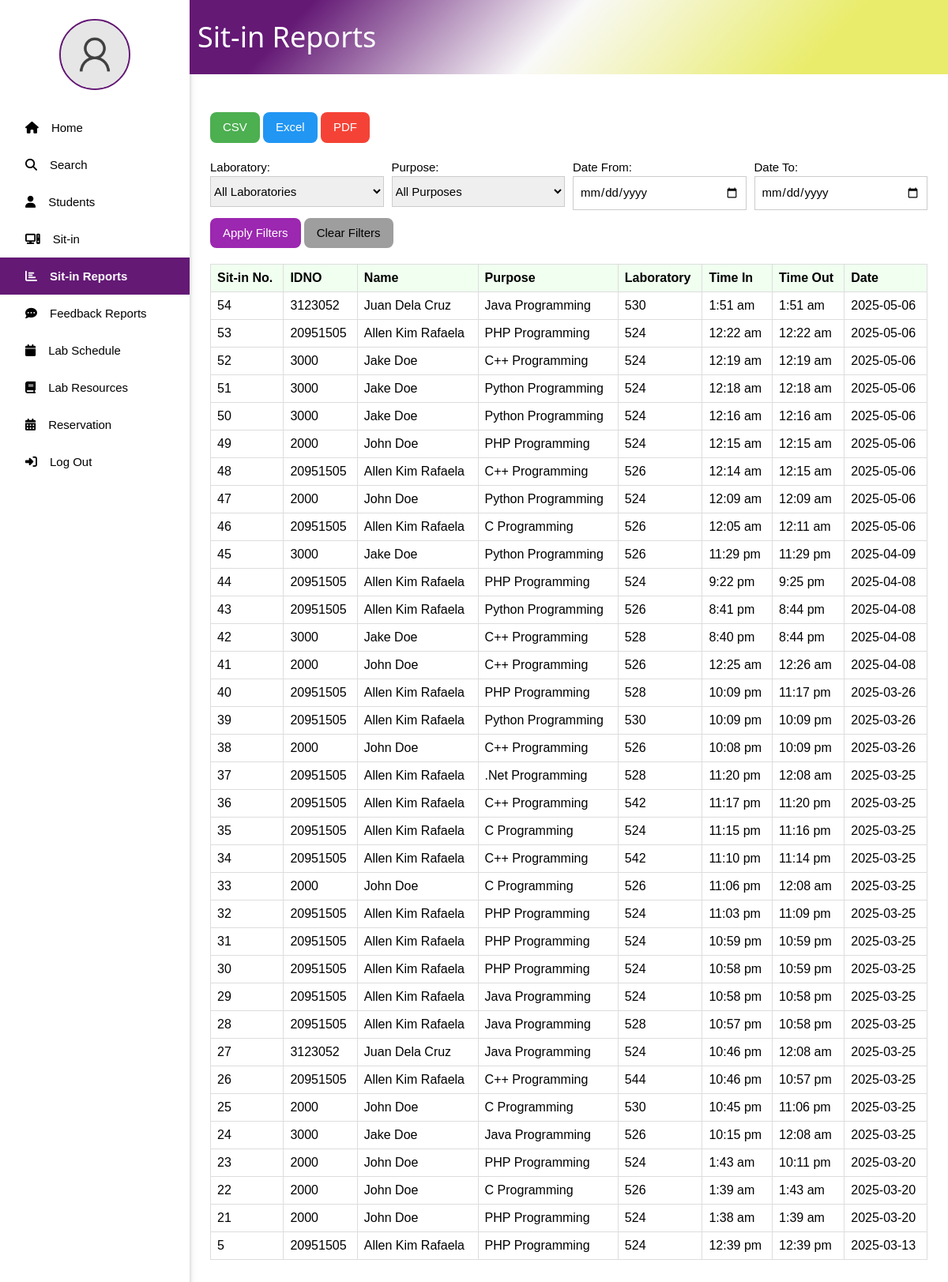
/SitinReports.php (signed in), run on an earlier commit of the app's database.
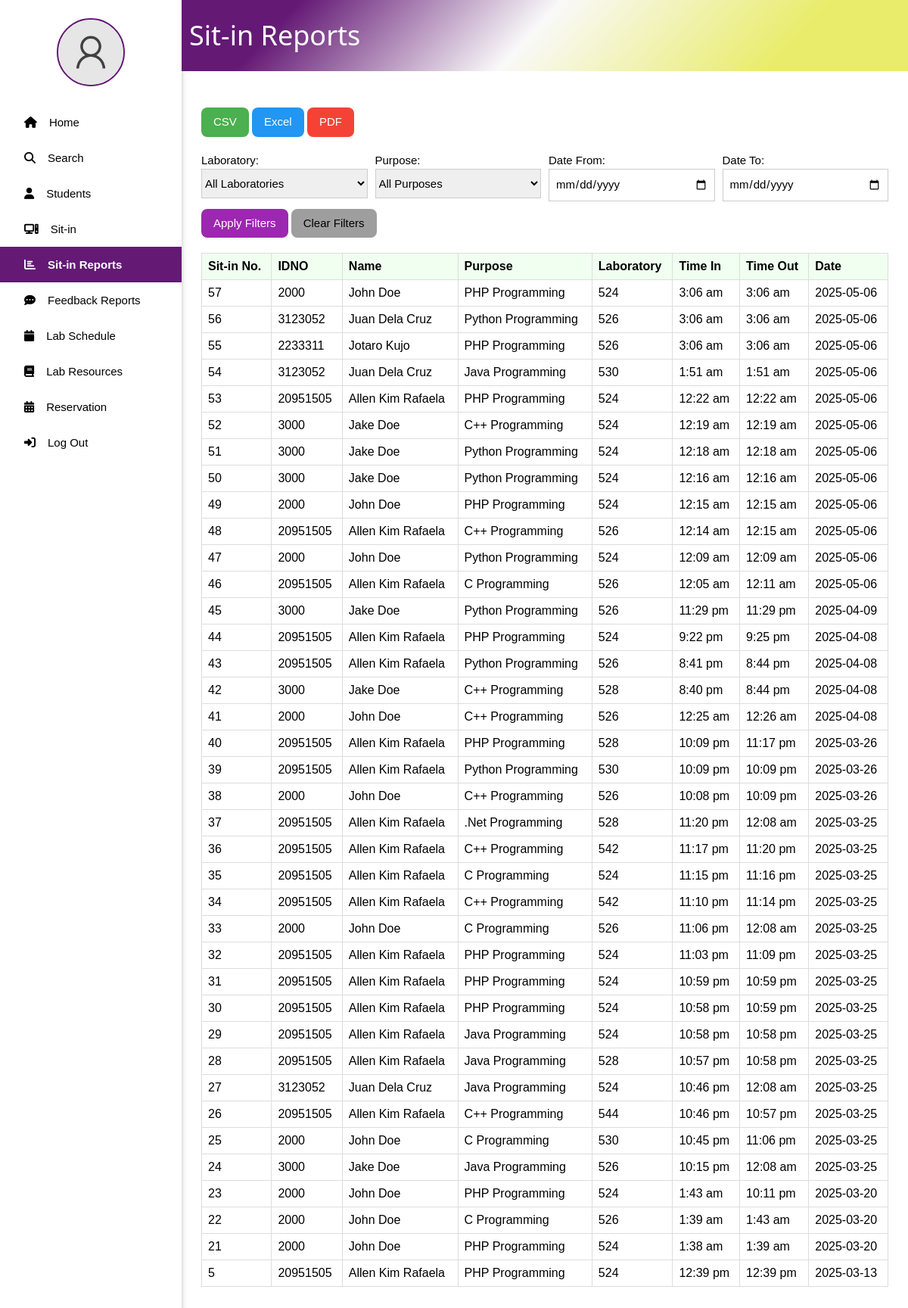
And on a later commit of the database.
### tables this page shows
CREATE TABLE `sitin_records` (
  `ID` int(11) NOT NULL,
  `IDNO` int(11) NOT NULL,
  `PURPOSE` varchar(255) NOT NULL,
  `LABORATORY` varchar(255) NOT NULL,
  `TIME_IN` datetime NOT NULL DEFAULT current_timestamp(),
  `TIME_OUT` datetime DEFAULT NULL
);

CREATE TABLE `user` (
  `ID` int(11) NOT NULL,
  `IDNO` int(11) NOT NULL,
  `LASTNAME` varchar(30) NOT NULL,
  `FIRSTNAME` varchar(30) NOT NULL,
  `MIDDLENAME` varchar(30) DEFAULT NULL,
  `COURSE` varchar(30) NOT NULL,
  `YEAR_LEVEL` int(11) NOT NULL,
  `USERNAME` varchar(30) NOT NULL,
  `PASSWORD` varchar(255) NOT NULL,
  `PROFILE_PIC` varchar(255) NOT NULL DEFAULT 'images/default_pic.png',
  `SESSION_COUNT` int(11) DEFAULT 30,
  `POINTS` int(11) DEFAULT 0
);

### SitinReports.php (the view, shortened to what this page needs)
<?php
include 'connect.php';
$username = $_SESSION['user']['USERNAME'];
$sql_profile = "SELECT PROFILE_PIC FROM user WHERE USERNAME = ?";
$stmt_profile = $conn->prepare($sql_profile);
$stmt_profile->bind_param("s", $username);
$stmt_profile->execute();
$result_profile = $stmt_profile->get_result();
$user = $result_profile->fetch_assoc();
$date_from = isset($_GET['date_from']) ? $_GET['date_from'] : '';
$date_to = isset($_GET['date_to']) ? $_GET['date_to'] : '';
$sql_sitins = "SELECT sr.ID, u.IDNO, CONCAT(u.FIRSTNAME, ' ', u.LASTNAME) AS Name, sr.PURPOSE, sr.LABORATORY, sr.TIME_IN, sr.TIME_OUT
               FROM sitin_records sr
               JOIN user u ON sr.IDNO = u.IDNO
               WHERE 1=1";
$sql_sitins .= " ORDER BY sr.TIME_IN DESC";
$stmt_sitins = $conn->prepare($sql_sitins);
$stmt_sitins->execute();
$result_sitins = $stmt_sitins->get_result();
$sitin_records = [];
if ($result_sitins->num_rows > 0) {
    while ($row = $result_sitins->fetch_assoc()) {
        $sitin_records[] = $row;
    }
}
?>
<!DOCTYPE html>
<html lang="en">
<head>
    <link rel="stylesheet" href="w3.css">
    <link rel="stylesheet" href="side_nav.css">
</head>
<body>
    <div class="w3-sidebar w3-bar-block w3-collapse w3-card w3-animate-left" style="width:20%;" id="mySidebar">
        <div class="profile w3-center w3-margin w3-padding">
            <?php
            $profile_pic = isset($user['PROFILE_PIC']) ? $user['PROFILE_PIC'] : 'images/default_pic.png';
            ?>
            <img src="<?php echo htmlspecialchars($profile_pic); ?>" alt="profile_pic" style="width: 90px; height:90px; border-radius: 50%; border: 2px solid rgba(100,25,117,1);">
        </div>
        <a href="admin.php" class="w3-bar-item w3-button"><i class="fa-solid fa-house w3-padding"></i><span>Home</span></a>
        <a href="#" onclick="document.getElementById('searchModal').style.display='block'" class="w3-bar-item w3-button"><i class="fa-solid fa-magnifying-glass w3-padding"></i><span>Search</span></a>
        <a href="list.php" class="w3-bar-item w3-button"><i class="fa-solid fa-user w3-padding"></i><span>Students</span></a>
        <a href="currentSitin.php" class="w3-bar-item w3-button"><i class="fa-solid fa-computer w3-padding"></i><span>Sit-in</span></a>
        <a href="SitinReports.php" class="w3-bar-item w3-button active"><i class="fa-solid fa-chart-bar w3-padding"></i><span>Sit-in Reports</span></a>
        <a href="feedback_reports.php" class="w3-bar-item w3-button"><i class="fa-solid fa-comment-dots w3-padding"></i><span>Feedback Reports</span></a>
        <a href="lab_schedule.php" class="w3-bar-item w3-button"><i class="fa-solid fa-calendar w3-padding"></i><span>Lab Schedule</span></a>
        <a href="lab_resources.php" class="w3-bar-item w3-button"><i class="fa-solid fa-book w3-padding"></i><span>Lab Resources</span></a>
        <a href="reservation_management.php" class="w3-bar-item w3-button"><i class="fa-solid fa-calendar-days w3-padding"></i><span>Reservation</span></a>
        <a href="logout.php" class="w3-bar-item w3-button"><i class="fa-solid fa-right-to-bracket w3-padding"></i><span>Log Out</span></a>
    </div>
    <div style="margin-left:20%; z-index: 1; position: relative;">
        <div class="title_page w3-container" style="display: flex; align-items: center;">
            <h1 style="margin-left: 10px; color: #ffff;">Sit-in Reports</h1>
        </div>
        <div class="w3-container" style="margin: 5% 10px;">
            <div class="export-buttons">
                <?php
                $export_params = $_GET;
                $filter_query = http_build_query(array_merge($export_params, ['export' => 'csv']));
                $excel_query = http_build_query(array_merge($export_params, ['export' => 'xlsx']));
                $pdf_query = http_build_query(array_merge($export_params, ['export' => 'pdf']));
                ?>
                <a href="?<?php echo $filter_query; ?>" class="w3-button w3-green w3-round-large">CSV</a>
                <a href="?<?php echo $excel_query; ?>" class="w3-button w3-blue w3-round-large">Excel</a>
                <a href="?<?php echo $pdf_query; ?>" class="w3-button w3-red w3-round-large">PDF</a>
            </div>
            <form method="GET" class="filter-container">
                <div class="filter-item">
                    <label>Laboratory:</label>
                    <select name="laboratory" class="w3-select w3-border">
                        <option value="">All Laboratories</option>
                    </select>
                </div>
                <div class="filter-item">
                    <label>Purpose:</label>
                    <select name="purpose" class="w3-select w3-border">
                        <option value="">All Purposes</option>
                    </select>
                </div>
                <div class="filter-item">
                    <label>Date From:</label>
                    <input type="date" name="date_from" class="w3-input w3-border" value="<?php echo htmlspecialchars($date_from); ?>">
                </div>
                <div class="filter-item">
                    <label>Date To:</label>
                    <input type="date" name="date_to" class="w3-input w3-border" value="<?php echo htmlspecialchars($date_to); ?>">
                </div>
                <div class="filter-item" style="align-self: flex-end;">
                    <button type="submit" class="w3-button w3-purple w3-round-large">Apply Filters</button>
                    <a href="SitinReports.php" class="w3-button w3-gray w3-round-large">Clear Filters</a>
                </div>
            </form>
            <table class="sitin-table">
                <thead>
                    <tr>
                        <th>Sit-in No.</th>
                        <th>IDNO</th>
                        <th>Name</th>
                        <th>Purpose</th>
                        <th>Laboratory</th>
                        <th>Time In</th>
                        <th>Time Out</th>
                        <th>Date</th>
                    </tr>
                </thead>
                <tbody>
                    <?php if (count($sitin_records) > 0): ?>
                        <?php foreach ($sitin_records as $record): ?>
                            <tr>
                                <td><?php echo htmlspecialchars($record['ID']); ?></td>
                                <td><?php echo htmlspecialchars($record['IDNO']); ?></td>
                                <td><?php echo htmlspecialchars($record['Name']); ?></td>
                                <td><?php echo htmlspecialchars($record['PURPOSE']); ?></td>
                                <td><?php echo htmlspecialchars($record['LABORATORY']); ?></td>
                                <td><?php echo date("g:i a", strtotime($record['TIME_IN'])); ?></td>
                                <td><?php echo $record['TIME_OUT'] ? date("g:i a", strtotime($record['TIME_OUT'])) : 'Still Sitting-in'; ?></td>
                                <td><?php echo date("Y-m-d", strtotime($record['TIME_IN'])); ?></td>
                            </tr>
                        <?php endforeach; ?>
                    <?php else: ?>
                        <tr>
                            <td colspan="8">No sit-in records found.</td>
                        </tr>
                    <?php endif; ?>
                </tbody>
            </table>
        </div>
    </div>
</body>
</html>

### w3.css (style rules this page uses)
html { box-sizing:border-box }
*,*:before,*:after { box-sizing:inherit }
html { -ms-text-size-adjust:100%;-webkit-text-size-adjust:100% }
body { margin:0 }
a { background-color:transparent }
img { border-style:none }
button,input,select,textarea,optgroup { font:inherit;margin:0 }
button,input { overflow:visible }
button,select { text-transform:none }
button,[type=button],[type=reset],[type=submit] { -webkit-appearance:button }
html,body { font-family:Verdana,sans-serif;font-size:15px;line-height:1.5 }
html { overflow-x:hidden }
h1 { font-size:36px }
h1,h2,h3,h4,h5,h6 { font-family:"Segoe UI",Arial,sans-serif;font-weight:400;margin:10px 0 }
img { vertical-align:middle }
a { color:inherit }
.w3-btn,.w3-button { border:none;display:inline-block;padding:8px 16px;vertical-align:middle;overflow:hidden;text-decoration:none;color:inherit;background-color:inherit;text-align:center;cursor:pointer;white-space:nowrap }
.w3-btn,.w3-button { -webkit-touch-callout:none;-webkit-user-select:none;-khtml-user-select:none;-moz-user-select:none;-ms-user-select:none;user-select:none }
.w3-input { padding:8px;display:block;border:none;border-bottom:1px solid #ccc;width:100% }
.w3-select { padding:9px 0;width:100%;border:none;border-bottom:1px solid #ccc }
.w3-sidebar { height:100%;width:200px;background-color:#fff;position:fixed!important;z-index:1;overflow:auto }
.w3-bar-block .w3-bar-item { width:100%;display:block;padding:8px 16px;text-align:left;border:none;white-space:normal;float:none;outline:0 }
.w3-container:after,.w3-container:before,.w3-panel:after,.w3-panel:before,.w3-row:after,.w3-row:before,.w3-row-padding:after,.w3-row-padding:before, .w3-cell-row:before,.w3-cell-row:after,.w3-clear:after,.w3-clear:before,.w3-bar:before,.w3-bar:after { content:"";display:table;clear:both }
@media (min-width:993px) { .w3-sidebar.w3-collapse { display:block!important } }
.w3-round-large { border-radius:8px }
.w3-container,.w3-panel { padding:0.01em 16px }
.w3-card,.w3-card-2 { box-shadow:0 2px 5px 0 rgba(0,0,0,0.16),0 2px 10px 0 rgba(0,0,0,0.12) }
.w3-animate-left { position:relative;animation:animateleft 0.4s }
.w3-center { text-align:center!important }
.w3-border { border:1px solid #ccc!important }
.w3-margin { margin:16px!important }
.w3-padding { padding:8px 16px!important }
.w3-blue,.w3-hover-blue:hover { color:#fff!important;background-color:#2196F3!important }
.w3-green,.w3-hover-green:hover { color:#fff!important;background-color:#4CAF50!important }
.w3-purple,.w3-hover-purple:hover { color:#fff!important;background-color:#9c27b0!important }
.w3-red,.w3-hover-red:hover { color:#fff!important;background-color:#f44336!important }
.w3-grey,.w3-hover-grey:hover,.w3-gray,.w3-hover-gray:hover { color:#000!important;background-color:#9e9e9e!important }

### side_nav.css (style rules this page uses)
.title_page { position: sticky; top: 0; z-index: 1000; padding: 10px 0; background: rgb(100,25,117); background: linear-gradient(133deg, rgba(100,25,117,1) 15%, rgba(249,249,249,1) 48%, rgba(233,236,107,1) 82%); }
.active { background-color:rgba(100,25,117,1); color: white; font-weight: bold; }

### SitinReports.php (style rules this page uses)
.sitin-table { width: 100%; border-collapse: collapse; margin-top: 20px; }
.sitin-table th, .sitin-table td { border: 1px solid #ddd; padding: 8px; text-align: left; }
.sitin-table th { background-color: #f0fff0; }
.filter-container { display: flex; gap: 10px; margin-bottom: 20px; flex-wrap: wrap; }
.filter-item { flex: 1; min-width: 200px; }
.export-buttons { margin-bottom: 20px; }

What changed in the data, as far as the page shows it:
added sitin_records: ID "57", IDNO.IDNO "2000", Name "John Doe", PURPOSE "PHP Programming", LABORATORY "524", TIME_IN "3:06 am", TIME_OUT "3:06 am", TIME_IN "2025-05-06"
added sitin_records: ID "56", IDNO.IDNO "3123052", Name "Juan Dela Cruz", PURPOSE "Python Programming", LABORATORY "526", TIME_IN "3:06 am", TIME_OUT "3:06 am", TIME_IN "2025-05-06"
added sitin_records: ID "55", IDNO.IDNO "2233311", Name "Jotaro Kujo", PURPOSE "PHP Programming", LABORATORY "526", TIME_IN "3:06 am", TIME_OUT "3:06 am", TIME_IN "2025-05-06"
